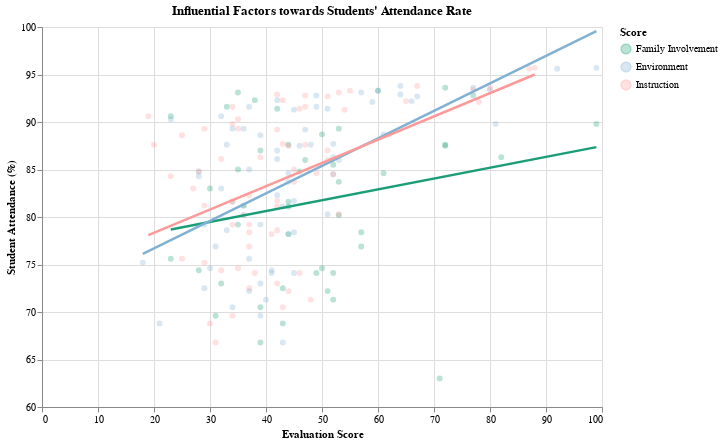

Here is the notebook cell this chart was saved with:
### Markdown cell above
# Plot 5

### Code cell
# clean data
cols_scores = ["Family_Involvement_Score", "Environment Score", "Instruction Score"]
keep = ["School_ID", "Student_Attendance_Avg"] + cols_scores

d = df_1112[keep].copy()

for c in cols_scores + ["Student_Attendance_Avg"]:
    d[c] = pd.to_numeric(d[c], errors="coerce")

long = (d.melt(id_vars=["School_ID", "Student_Attendance_Avg"],
           value_vars=cols_scores, var_name="Domain", value_name="Score")
     .dropna(subset=["Score", "Student_Attendance_Avg"]))

# labels
long["Domain"] = long["Domain"].map({
    "Family_Involvement_Score": "Family Involvement",
    "Environment Score": "Environment",
    "Instruction Score": "Instruction"})

# color
domain = ["Family Involvement", "Environment", "Instruction"]
palette = ["#1b9e77", "#80b1d3", "#fb9a99"]

# plot
scatter = (alt.Chart(long)
      .mark_circle(size=35, opacity=0.3)
      .encode(
          x=alt.X("Score:Q", title="Evaluation Score",
                  scale=alt.Scale(domain=[0, 100])),
          y=alt.Y("Student_Attendance_Avg:Q", title="Student Attendance (%)",
                  scale=alt.Scale(domain=[60, 100])),
          color=alt.Color("Domain:N", title="Score",
                          scale=alt.Scale(domain=domain, range=palette))
      ))

# fit lines
trend = (alt.Chart(long)
      .transform_regression("Score", "Student_Attendance_Avg", groupby=["Domain"])
      .mark_line(size=2.5)
      .encode(x="Score:Q", y="Student_Attendance_Avg:Q",
          color=alt.Color("Domain:N", scale=alt.Scale(domain=domain, range=palette))))

plot5 = (scatter + trend).properties(width=560, height=380,
    title=alt.TitleParams(text="Influential Factors towards Students' Attendance Rate"))

plot5.save("plot5.svg")

plot5

### Figure 1 — Vega-Lite specification as saved in the notebook (floating-point values rounded to 4 significant figures; data arrays with more than 128 entries replaced by an {"elided": "..."} marker saying what was removed)
{"config": {"view": {"continuousWidth": 300, "continuousHeight": 300}}, "layer": [{"mark": {"type": "circle", "opacity": 0.3, "size": 35}, "encoding": {"color": {"field": "Domain", "scale": {"domain": ["Family Involvement", "Environment", "Instruction"], "range": ["#1b9e77", "#80b1d3", "#fb9a99"]}, "title": "Score", "type": "nominal"}, "x": {"field": "Score", "scale": {"domain": [0, 100]}, "title": "Evaluation Score", "type": "quantitative"}, "y": {"field": "Student_Attendance_Avg", "scale": {"domain": [60, 100]}, "title": "Student Attendance (%)", "type": "quantitative"}}}, {"mark": {"type": "line", "size": 2.5}, "encoding": {"color": {"field": "Domain", "scale": {"domain": ["Family Involvement", "Environment", "Instruction"], "range": ["#1b9e77", "#80b1d3", "#fb9a99"]}, "type": "nominal"}, "x": {"field": "Score", "type": "quantitative"}, "y": {"field": "Student_Attendance_Avg", "type": "quantitative"}}, "transform": [{"on": "Score", "regression": "Student_Attendance_Avg", "groupby": ["Domain"]}]}], "data": {"name": "data-43971d8522a3fa5ad0c7d1c01dc7484a"}, "height": 380, "title": {"text": "Influential Factors towards Students' Attendance Rate"}, "width": 560, "$schema": "https://vega.github.io/schema/vega-lite/v5.20.1.json", "datasets": {"data-43971d8522a3fa5ad0c7d1c01dc7484a": {"elided": "179 records"}}}
